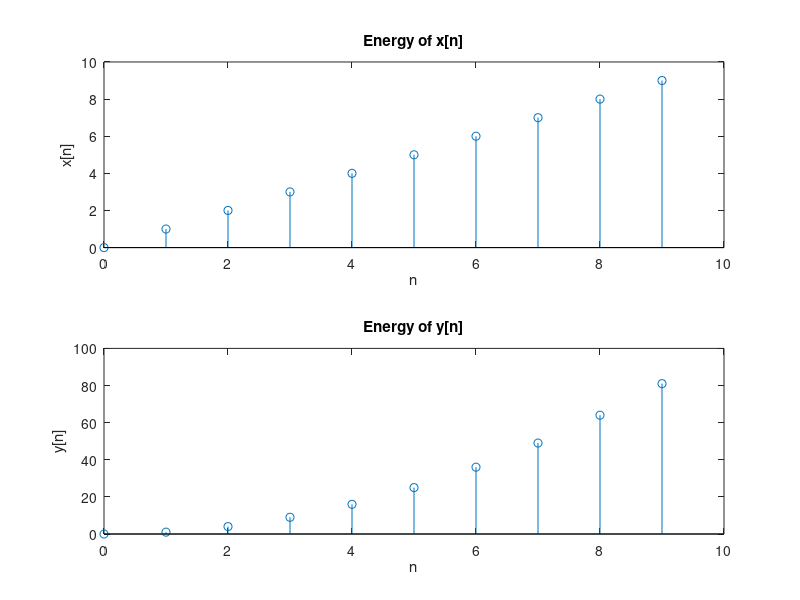

This chart was generated by the following MATLAB code:
% Nicholas Kawwas (40124338)
% ELEC 342 UK-X Lab 2 - Question 1a)
% Calculate the Total Energy of a Signal

clc;
clear all;
close all;
 
n=0:9;
x=n;
y=x.^2;
 
xEnergy = 0;
yEnergy = 0;
 
for i=x
    xEnergy = xEnergy + i.^2;
end
 
for j=y
    yEnergy = yEnergy + j.^2;
end
 
disp(xEnergy)
disp(yEnergy)
 
subplot(2,1,1)
stem(n, x)
xlabel('n')
ylabel('x[n]')
title('Energy of x[n]')
 
subplot(2,1,2)
stem(n, y)
xlabel('n')
ylabel('y[n]')
title('Energy of y[n]')
